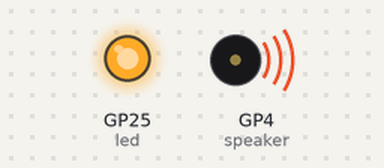
Simulated run of this program. Board: Raspberry Pi Pico running MicroPython. Shown: output pins drawn as LEDs (lit = HIGH), buzzer (waves = sounding). Random numbers come from a fixed seed.

Above: at 0.5 s.
At 1.2 s:
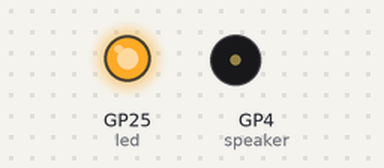
At 2.0 s:
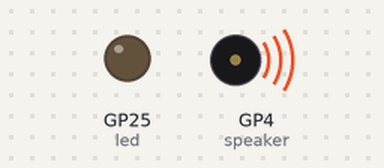
At 2.7 s:
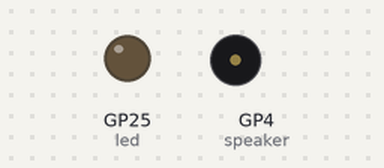
Timing chart, 0 to 3.5 s (numbered marks = the images above):
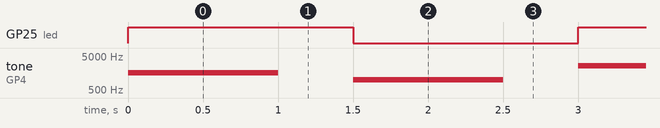

The program:

buzzer_play_drum_beat_effect.py
```python
from time import sleep
from picozero import Speaker, LED
from random import randint

led = LED(25)

speaker = Speaker(4)

for i in range(100):
    led.toggle()
    speaker.play(randint(500, 5000), duration=1)
    sleep(0.001)
    speaker.off()
    sleep(0.5)
pass

led.off()
```

Measured:
- by itself, GP25 (led): alternates HIGH for 1.5 s and LOW for 1.5 s
- by itself, tone on GP4 (speaker): plays 1600 Hz for 1.0 s, 1016 Hz for 1.0 s, 2589 Hz for 1.0 s, 1465 Hz for 1.0 s, 4558 Hz for 1.0 s, 4182 Hz for 1.0 s … (87 notes in this stretch)
